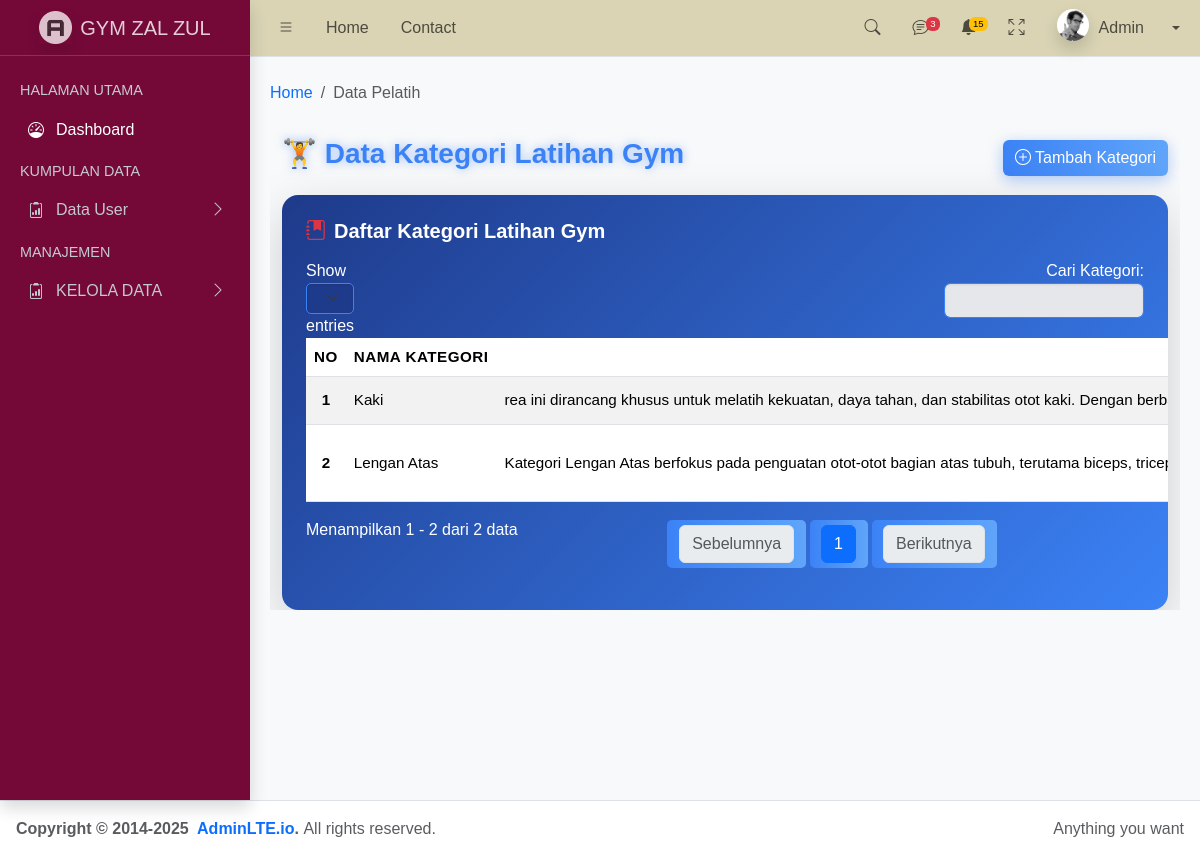
Screenshot of /dist/tables/kategori.php with the database file from the repository.
### tables this page shows
CREATE TABLE `kategori_latihan` (
  `id_kategori` int(11) NOT NULL,
  `nama_kategori` varchar(100) NOT NULL,
  `deskripsi` text DEFAULT NULL,
  `gambar` varchar(255) DEFAULT NULL
);

### dist/tables/kategori.php (the view, shortened to what this page needs)
<!doctype html>
<html lang="en">
  <head>
    <link
      rel="stylesheet"
      href="https://cdn.jsdelivr.net/npm/@fontsource/source-sans-3@5.0.12/index.css"
      media="print"
      onload="this.media='all'"
    />
    <link
      rel="stylesheet"
      href="https://cdn.jsdelivr.net/npm/overlayscrollbars@2.11.0/styles/overlayscrollbars.min.css"
    />
    <link
      rel="stylesheet"
      href="https://cdn.jsdelivr.net/npm/bootstrap-icons@1.13.1/font/bootstrap-icons.min.css"
    />
    <link rel="stylesheet" href="../css/adminlte.css" />
  </head>
  <body class="layout-fixed sidebar-expand-lg sidebar-open bg-body-tertiary">
    <div class="app-wrapper">
      <nav class="app-header navbar navbar-expand" style="background-color: rgb(218, 212, 181);">
        <div class="container-fluid">
          <ul class="navbar-nav">
            <li class="nav-item">
              <a class="nav-link" data-lte-toggle="sidebar" href="#" role="button">
                <i class="bi bi-list"></i>
              </a>
            </li>
            <li class="nav-item d-none d-md-block"><a href="#" class="nav-link">Home</a></li>
            <li class="nav-item d-none d-md-block"><a href="#" class="nav-link">Contact</a></li>
          </ul>
          <ul class="navbar-nav ms-auto">
            <li class="nav-item">
              <a class="nav-link" data-widget="navbar-search" href="#" role="button">
                <i class="bi bi-search"></i>
              </a>
            </li>
            <li class="nav-item dropdown">
              <a class="nav-link" data-bs-toggle="dropdown" href="#">
                <i class="bi bi-chat-text"></i>
                <span class="navbar-badge badge text-bg-danger">3</span>
              </a>
            </li>
            <li class="nav-item dropdown">
              <a class="nav-link" data-bs-toggle="dropdown" href="#">
                <span class="navbar-badge badge text-bg-warning">15</span>
              </a>
            </li>
            <li class="nav-item">
              <a class="nav-link" href="#" data-lte-toggle="fullscreen">
                <i data-lte-icon="maximize" class="bi bi-arrows-fullscreen"></i>
              </a>
            </li>
            <li class="nav-item dropdown user-menu">
              <a href="#" class="nav-link dropdown-toggle" data-bs-toggle="dropdown">
                <img
                  src="../assets/img/user2-160x160.jpg"
                  class="user-image rounded-circle shadow"
                  alt="User Image"
                />
                <span class="d-none d-md-inline">Admin</span>
              </a>
            </li>
          </ul>
          <ul class="navbar-nav">
            <li class="nav-item dropdown">
              <button
                class="btn btn-link nav-link py-2 px-0 px-lg-2 dropdown-toggle d-flex align-items-center"
                id="bd-theme"
                type="button"
                aria-expanded="false"
                data-bs-toggle="dropdown"
                data-bs-display="static"
              >
              </button>
            </li>
          </ul>
        </div>
      </nav>
       <aside class="app-sidebar  shadow" data-bs-theme="dark" style="background-color: rgb(116, 9, 56);">
        <div class="sidebar-brand">
          <a href="./index.php" class="brand-link">
            <img
              src="../assets/img/AdminLTELogo.png"
              alt="AdminLTE Logo"
              class="brand-image opacity-75 shadow"
            />
            <span class="brand-text fw-light">GYM ZAL ZUL</span>
          </a>
        </div>
        <div class="sidebar-wrapper">
          <nav class="mt-2">
                       <ul
              class="nav sidebar-menu flex-column"
              data-lte-toggle="treeview"
              role="navigation"
              aria-label="Main navigation"
              data-accordion="false"
              id="navigation"
            >
            <li class="nav-header">HALAMAN UTAMA</li>
              <li class="nav-item menu-open">
                <a href="#" class="nav-link active">
                  <i class="nav-icon bi bi-speedometer"></i>
                  <p>
                    Dashboard
                  </p>
                </a>
              </li>
              <li class="nav-header">KUMPULAN DATA</li>
              <li class="nav-item">
                <a href="#" class="nav-link ">
                  <i class="nav-icon bi bi-clipboard2-data"></i>
                  <p>
                    Data User
                  </p>
                </a>
              </li>
              <li class="nav-header"> MANAJEMEN</li>
              <li class="nav-item">
                <a href="#" class="nav-link ">
                  <i class="nav-icon bi bi-clipboard2-data"></i>
                  <p>
                    KELOLA DATA
                  </p>
                </a>
              </li>
            </ul>
          </nav>
        </div>
      </aside>
      <main class="app-main">
        <div class="app-content-header">
          <div class="container-fluid">
            <div class="row">
              <div class="col-sm-6">
                <ol class="breadcrumb float-sm-start">
                  <li class="breadcrumb-item"><a href="../index.php">Home</a></li>
                  <li class="breadcrumb-item active" aria-current="page">Data Pelatih</li>
                </ol>
              </div>
            </div>
            <div class="card-body">
        <div class="table-responsive">
<div class="container-fluid mt-4">
  <div class="header-section d-flex justify-content-between align-items-center mb-3">
    <h3>🏋️ Data Kategori Latihan Gym</h3>
    <button class="btn btn-primary" data-bs-toggle="modal" data-bs-target="#modalTambahProgram">
      <i class="bi bi-plus-circle"></i> Tambah Kategori
    </button>
  </div>
  <div class="card table-gym p-4 shadow-lg border-0 text-light rounded-4">
    <h5 class="fw-bold mb-3 text-white">
      <i class="bi bi-journal-bookmark-fill me-2 text-danger"></i>Daftar Kategori Latihan Gym
    </h5>
<table id="tabelProgram" class="table table-striped table-hover align-middle w-100">
  <thead class="text-center text-uppercase">
    <tr>
      <th>No</th>
      <th>Nama Kategori</th>
      <th>Deskripsi</th>
    </tr>
  </thead>
  <tbody>
<?php
include '../../koneksi.php';
$no = 1;
$query = mysqli_query($conn, "SELECT * FROM kategori_latihan ORDER BY id_kategori DESC");
while ($row = mysqli_fetch_assoc($query)) {
    $dataProgram = htmlspecialchars(json_encode($row), ENT_QUOTES, 'UTF-8');
    echo "<tr>
        <td class='text-center fw-semibold text-black'>{$no}</td>
        <td class='text-dark'>{$row['nama_kategori']}</td>
        <td class='text-dark'>{$row['deskripsi']}</td>
        <td class='text-center'>";
    echo "</td>
        <td class='text-center'>
            <button class='btn btn-sm btn-warning edit-btn me-1'
                    data-program='{$dataProgram}'
                    title='Edit Data'
                    data-bs-toggle='tooltip'
                    data-bs-placement='top'>
                <i class='bi bi-pencil-square'></i>
            </button>
            <button class='btn btn-sm btn-danger delete-btn'
                    data-id_kategori='" . $row['id_kategori'] . "'
                    title='Hapus Data'
                    data-bs-toggle='tooltip'
                    data-bs-placement='top'>
                <i class='bi bi-trash'></i>
            </button>
        </td>
    </tr>";
    $no++;
}
?>
  </tbody>
</table>
  </div>
</div>
</div>
        </div>
      </div>
          </div>
        </div>
      <footer class="app-footer">
        <div class="float-end d-none d-sm-inline">Anything you want</div>
        <strong>
          Copyright &copy; 2014-2025&nbsp;
          <a href="https://adminlte.io" class="text-decoration-none">AdminLTE.io</a>.
        </strong>
        All rights reserved.
      </footer>
<link href="https://cdn.jsdelivr.net/npm/fullcalendar@6.1.8/main.min.css" rel="stylesheet">
<link href="https://cdn.jsdelivr.net/npm/bootstrap-icons@1.11.3/font/bootstrap-icons.css" rel="stylesheet">
<link rel="stylesheet" href="https://cdn.jsdelivr.net/npm/flatpickr/dist/flatpickr.min.css">
  </body>
</html>

### dist/tables/kategori.php (style rules this page uses)
body { background-color: #0f172a; color: #e2e8f0; font-family: 'Poppins', sans-serif; margin: 0; padding: 0; }
.table-gym { background: linear-gradient(135deg, #1e3a8a, #3b82f6); color: #000 !important; border-radius: 12px; overflow: hidden; box-shadow: 0 8px 25px rgba(0, 0, 0, 0.6); padding: 20px; }
.table-gym thead { background: linear-gradient(90deg, #60a5fa, #2563eb); color: #fff !important; text-transform: uppercase; letter-spacing: 0.5px; font-weight: 600; }
.table-gym th, .table-gym td { vertical-align: middle; color: #000 !important; font-size: 0.95rem; white-space: nowrap; }
.btn-primary { background: linear-gradient(90deg, #3b82f6, #60a5fa); border: none; color: #fff; font-weight: 500; box-shadow: 0 4px 15px rgba(59, 130, 246, 0.4); transition: all 0.3s ease; }
.header-section { display: flex; justify-content: space-between; align-items: center; flex-wrap: wrap; margin-bottom: 20px; gap: 10px; }
.header-section h3 { font-weight: 700; color: #3b82f6; text-shadow: 0 0 10px rgba(59, 130, 246, 0.5); }

### rows the page displays
kategori_latihan: nama_kategori "Kaki", deskripsi "rea ini dirancang khusus untuk melatih kekuatan, daya tahan, dan stabilitas otot kaki. Dengan…"
kategori_latihan: nama_kategori "Lengan Atas", deskripsi "Kategori Lengan Atas berfokus pada penguatan otot-otot bagian atas tubuh, terutama biceps,…"
